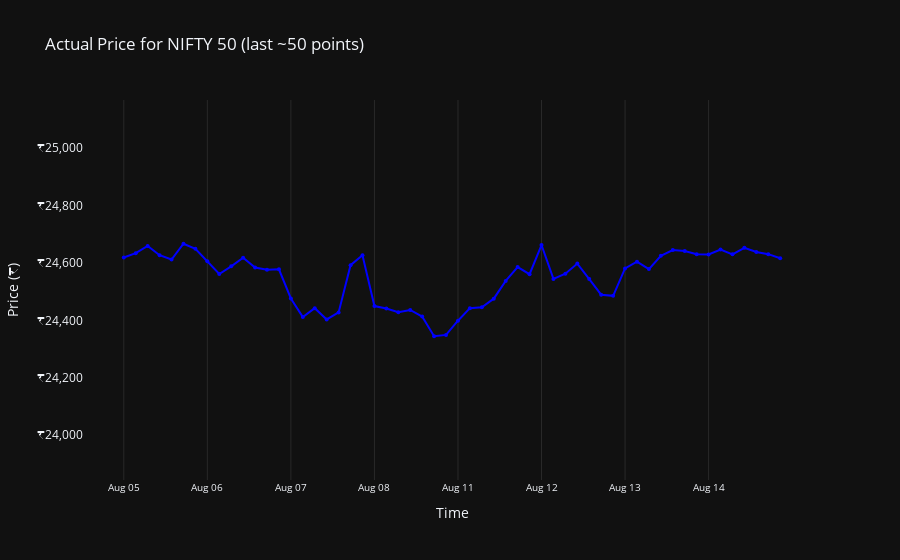

Notebook cell for this chart:
### Code cell
interactive_data_plot(ticker='NIFTY 50', data = data, n = 50)
